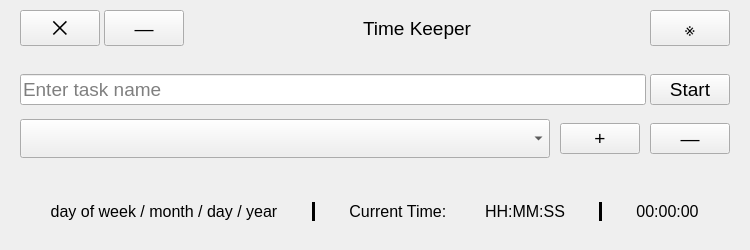
<?xml version="1.0" encoding="UTF-8"?>
<ui version="4.0">
 <class>MainWindow</class>
 <widget class="QMainWindow" name="MainWindow">
  <property name="geometry">
   <rect>
    <x>0</x>
    <y>0</y>
    <width>750</width>
    <height>250</height>
   </rect>
  </property>
  <property name="minimumSize">
   <size>
    <width>750</width>
    <height>250</height>
   </size>
  </property>
  <property name="windowTitle">
   <string>MainWindow</string>
  </property>
  <widget class="QWidget" name="central_widget">
   <layout class="QVBoxLayout" name="verticalLayout">
    <property name="spacing">
     <number>4</number>
    </property>
    <property name="leftMargin">
     <number>20</number>
    </property>
    <property name="topMargin">
     <number>10</number>
    </property>
    <property name="rightMargin">
     <number>20</number>
    </property>
    <property name="bottomMargin">
     <number>15</number>
    </property>
    <item>
     <layout class="QHBoxLayout" name="horizontalLayout">
      <property name="bottomMargin">
       <number>10</number>
      </property>
      <item>
       <widget class="QPushButton" name="close_button">
        <property name="sizePolicy">
         <sizepolicy hsizetype="Fixed" vsizetype="Minimum">
          <horstretch>0</horstretch>
          <verstretch>0</verstretch>
         </sizepolicy>
        </property>
        <property name="font">
         <font>
          <pointsize>14</pointsize>
         </font>
        </property>
        <property name="cursor">
         <cursorShape>PointingHandCursor</cursorShape>
        </property>
        <property name="text">
         <string>⨉</string>
        </property>
       </widget>
      </item>
      <item>
       <widget class="QPushButton" name="min_button">
        <property name="sizePolicy">
         <sizepolicy hsizetype="Fixed" vsizetype="Minimum">
          <horstretch>0</horstretch>
          <verstretch>0</verstretch>
         </sizepolicy>
        </property>
        <property name="font">
         <font>
          <pointsize>14</pointsize>
         </font>
        </property>
        <property name="cursor">
         <cursorShape>PointingHandCursor</cursorShape>
        </property>
        <property name="text">
         <string>—</string>
        </property>
       </widget>
      </item>
      <item>
       <spacer name="_title01">
        <property name="orientation">
         <enum>Qt::Horizontal</enum>
        </property>
        <property name="sizeHint" stdset="0">
         <size>
          <width>40</width>
          <height>20</height>
         </size>
        </property>
       </spacer>
      </item>
      <item>
       <widget class="QLabel" name="app_title_label">
        <property name="font">
         <font>
          <pointsize>14</pointsize>
         </font>
        </property>
        <property name="text">
         <string>Time Keeper</string>
        </property>
       </widget>
      </item>
      <item>
       <spacer name="horizontalSpacer_title02">
        <property name="orientation">
         <enum>Qt::Horizontal</enum>
        </property>
        <property name="sizeHint" stdset="0">
         <size>
          <width>40</width>
          <height>20</height>
         </size>
        </property>
       </spacer>
      </item>
      <item>
       <widget class="QPushButton" name="settings_menu_button">
        <property name="sizePolicy">
         <sizepolicy hsizetype="Fixed" vsizetype="Fixed">
          <horstretch>0</horstretch>
          <verstretch>0</verstretch>
         </sizepolicy>
        </property>
        <property name="minimumSize">
         <size>
          <width>0</width>
          <height>0</height>
         </size>
        </property>
        <property name="font">
         <font>
          <pointsize>14</pointsize>
         </font>
        </property>
        <property name="text">
         <string>※</string>
        </property>
        <property name="iconSize">
         <size>
          <width>12</width>
          <height>12</height>
         </size>
        </property>
       </widget>
      </item>
     </layout>
    </item>
    <item>
     <spacer name="verticalSpacer_2">
      <property name="orientation">
       <enum>Qt::Vertical</enum>
      </property>
      <property name="sizeHint" stdset="0">
       <size>
        <width>20</width>
        <height>40</height>
       </size>
      </property>
     </spacer>
    </item>
    <item>
     <layout class="QHBoxLayout" name="task_HBox">
      <property name="bottomMargin">
       <number>10</number>
      </property>
      <item>
       <widget class="QLineEdit" name="task_line_edit">
        <property name="font">
         <font>
          <pointsize>14</pointsize>
         </font>
        </property>
        <property name="placeholderText">
         <string>Enter task name</string>
        </property>
       </widget>
      </item>
      <item>
       <widget class="QPushButton" name="start_stop_timer_button">
        <property name="font">
         <font>
          <pointsize>14</pointsize>
         </font>
        </property>
        <property name="text">
         <string>Start</string>
        </property>
       </widget>
      </item>
     </layout>
    </item>
    <item>
     <layout class="QHBoxLayout" name="saved_tasks_HBox">
      <property name="spacing">
       <number>10</number>
      </property>
      <property name="bottomMargin">
       <number>25</number>
      </property>
      <item>
       <widget class="QComboBox" name="task_comboBox">
        <property name="sizePolicy">
         <sizepolicy hsizetype="MinimumExpanding" vsizetype="Fixed">
          <horstretch>0</horstretch>
          <verstretch>0</verstretch>
         </sizepolicy>
        </property>
        <property name="font">
         <font>
          <pointsize>20</pointsize>
         </font>
        </property>
        <property name="accessibleName">
         <string>&lt;html&gt;&lt;head/&gt;&lt;body&gt;&lt;p&gt;^^&lt;/p&gt;&lt;/body&gt;&lt;/html&gt;</string>
        </property>
        <property name="currentText">
         <string/>
        </property>
        <property name="placeholderText">
         <string>Saved Tasks</string>
        </property>
        <property name="frame">
         <bool>true</bool>
        </property>
       </widget>
      </item>
      <item>
       <widget class="QPushButton" name="add_task_button">
        <property name="sizePolicy">
         <sizepolicy hsizetype="Fixed" vsizetype="Fixed">
          <horstretch>0</horstretch>
          <verstretch>0</verstretch>
         </sizepolicy>
        </property>
        <property name="font">
         <font>
          <pointsize>14</pointsize>
         </font>
        </property>
        <property name="text">
         <string>+</string>
        </property>
       </widget>
      </item>
      <item>
       <widget class="QPushButton" name="remove_task_button">
        <property name="sizePolicy">
         <sizepolicy hsizetype="Fixed" vsizetype="Fixed">
          <horstretch>0</horstretch>
          <verstretch>0</verstretch>
         </sizepolicy>
        </property>
        <property name="font">
         <font>
          <pointsize>14</pointsize>
         </font>
        </property>
        <property name="text">
         <string>—</string>
        </property>
       </widget>
      </item>
     </layout>
    </item>
    <item>
     <spacer name="verticalSpacer">
      <property name="orientation">
       <enum>Qt::Vertical</enum>
      </property>
      <property name="sizeHint" stdset="0">
       <size>
        <width>20</width>
        <height>40</height>
       </size>
      </property>
     </spacer>
    </item>
    <item>
     <layout class="QHBoxLayout" name="date_timer_HBox">
      <property name="bottomMargin">
       <number>0</number>
      </property>
      <item>
       <widget class="QLabel" name="date_label">
        <property name="sizePolicy">
         <sizepolicy hsizetype="Fixed" vsizetype="Preferred">
          <horstretch>0</horstretch>
          <verstretch>0</verstretch>
         </sizepolicy>
        </property>
        <property name="font">
         <font>
          <pointsize>12</pointsize>
         </font>
        </property>
        <property name="text">
         <string>day of week / month / day / year</string>
        </property>
        <property name="alignment">
         <set>Qt::AlignCenter</set>
        </property>
       </widget>
      </item>
      <item>
       <widget class="Line" name="line02">
        <property name="sizePolicy">
         <sizepolicy hsizetype="Fixed" vsizetype="MinimumExpanding">
          <horstretch>0</horstretch>
          <verstretch>0</verstretch>
         </sizepolicy>
        </property>
        <property name="frameShadow">
         <enum>QFrame::Plain</enum>
        </property>
        <property name="lineWidth">
         <number>10</number>
        </property>
        <property name="midLineWidth">
         <number>5</number>
        </property>
        <property name="orientation">
         <enum>Qt::Vertical</enum>
        </property>
       </widget>
      </item>
      <item>
       <widget class="QLabel" name="current_time_label_text">
        <property name="sizePolicy">
         <sizepolicy hsizetype="Fixed" vsizetype="Preferred">
          <horstretch>0</horstretch>
          <verstretch>0</verstretch>
         </sizepolicy>
        </property>
        <property name="font">
         <font>
          <pointsize>12</pointsize>
         </font>
        </property>
        <property name="text">
         <string>Current Time: </string>
        </property>
        <property name="alignment">
         <set>Qt::AlignCenter</set>
        </property>
       </widget>
      </item>
      <item>
       <widget class="QLabel" name="current_time_label">
        <property name="sizePolicy">
         <sizepolicy hsizetype="Fixed" vsizetype="Preferred">
          <horstretch>0</horstretch>
          <verstretch>0</verstretch>
         </sizepolicy>
        </property>
        <property name="font">
         <font>
          <pointsize>12</pointsize>
         </font>
        </property>
        <property name="text">
         <string>HH:MM:SS</string>
        </property>
        <property name="alignment">
         <set>Qt::AlignCenter</set>
        </property>
       </widget>
      </item>
      <item>
       <widget class="Line" name="line01">
        <property name="sizePolicy">
         <sizepolicy hsizetype="Fixed" vsizetype="MinimumExpanding">
          <horstretch>0</horstretch>
          <verstretch>0</verstretch>
         </sizepolicy>
        </property>
        <property name="frameShadow">
         <enum>QFrame::Plain</enum>
        </property>
        <property name="lineWidth">
         <number>10</number>
        </property>
        <property name="midLineWidth">
         <number>5</number>
        </property>
        <property name="orientation">
         <enum>Qt::Vertical</enum>
        </property>
       </widget>
      </item>
      <item>
       <widget class="QLabel" name="timer_label">
        <property name="sizePolicy">
         <sizepolicy hsizetype="Fixed" vsizetype="Preferred">
          <horstretch>0</horstretch>
          <verstretch>0</verstretch>
         </sizepolicy>
        </property>
        <property name="font">
         <font>
          <pointsize>12</pointsize>
         </font>
        </property>
        <property name="text">
         <string>00:00:00</string>
        </property>
        <property name="alignment">
         <set>Qt::AlignCenter</set>
        </property>
       </widget>
      </item>
     </layout>
    </item>
    <item>
     <spacer name="verticalSpacer_3">
      <property name="orientation">
       <enum>Qt::Vertical</enum>
      </property>
      <property name="sizeHint" stdset="0">
       <size>
        <width>20</width>
        <height>40</height>
       </size>
      </property>
     </spacer>
    </item>
   </layout>
  </widget>
 </widget>
 <resources/>
 <connections/>
</ui>
